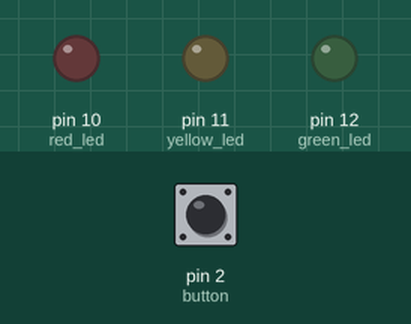
Recording of a sketch running on a simulated Arduino Uno, built with avr-gcc and run on an emulated ATmega328P. Parts: output pins drawn as LEDs (lit = HIGH). Inputs (shaded band) come from the test bench; at power-on: pin 2 (button) LOW.

Above: at 1.2 s.
1.3 s: pin 2 (button) pulled HIGH for 0.15 s
At 2.5 s:
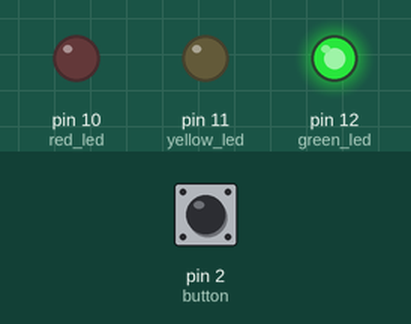
2.9 s: pin 2 (button) pulled HIGH for 1 s
At 3.8 s:
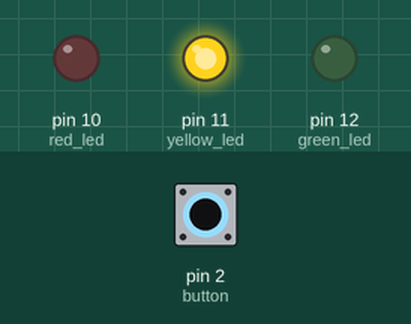
5.4 s: pin 2 (button) pulled HIGH for 0.15 s
At 6.6 s:
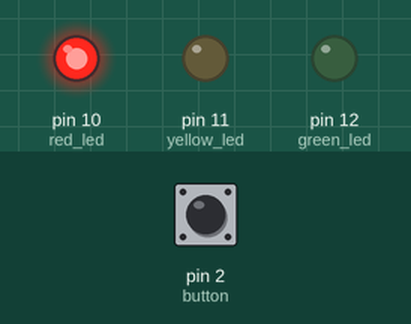
7.0 s: pin 2 (button) pulled HIGH for 3.2 s
At 8.1 s:
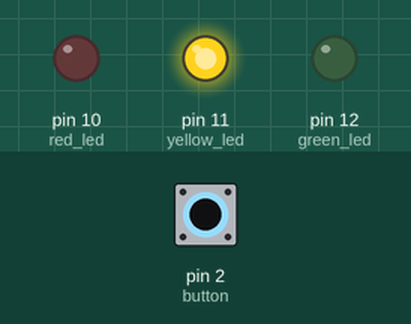
Timing chart, 0 to 10.0 s (numbered marks = the images above; inputs shaded):
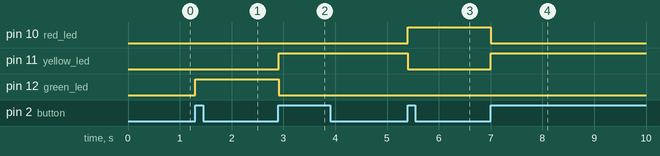

The sketch:

traffic_light.ino
```cpp
#define button 2
#define green_led 12
#define yellow_led 11
#define red_led 10
bool red_or_green = false;
int button_current;
int button_previous = LOW;

int green_state = LOW;
int yellow_state = LOW;
int red_state = LOW;

void setup() {
  pinMode(button,INPUT);
  pinMode(green_led,OUTPUT);
  pinMode(yellow_led,OUTPUT);
  pinMode(red_led,OUTPUT);
}

void loop() {
  button_current = digitalRead(button);
  if(button_current == HIGH && button_previous == LOW){

  if(green_state==LOW && yellow_state==LOW && red_state==LOW){
    green_state=HIGH;
  }
  else if(green_state==HIGH){
    green_state=LOW;
    yellow_state=HIGH;
    red_or_green = true;
  }
  else if(red_state==HIGH){
    red_state=LOW;
    yellow_state=HIGH;
    red_or_green = false;
  }
  else if(yellow_state==HIGH){
    if(red_or_green == true){
    yellow_state=LOW;
    red_state=HIGH;
    }
    else{
    yellow_state=LOW;
    green_state=HIGH;
    }
  }
  }
  digitalWrite(green_led,green_state);
  digitalWrite(yellow_led,yellow_state);
  digitalWrite(red_led,red_state);
  button_previous = button_current;
  delay(10);
}
```

Measured:
- after the input at 1.3 s, pin 12 (green_led): LOW → HIGH at once
- after the input at 2.9 s, pin 11 (yellow_led): LOW → HIGH at once; pin 12 (green_led): HIGH → LOW at once
- after the input at 5.4 s, pin 10 (red_led): LOW → HIGH at once; pin 11 (yellow_led): HIGH → LOW at once
- after the input at 7.0 s, pin 10 (red_led): HIGH → LOW at once; pin 11 (yellow_led): LOW → HIGH at once
